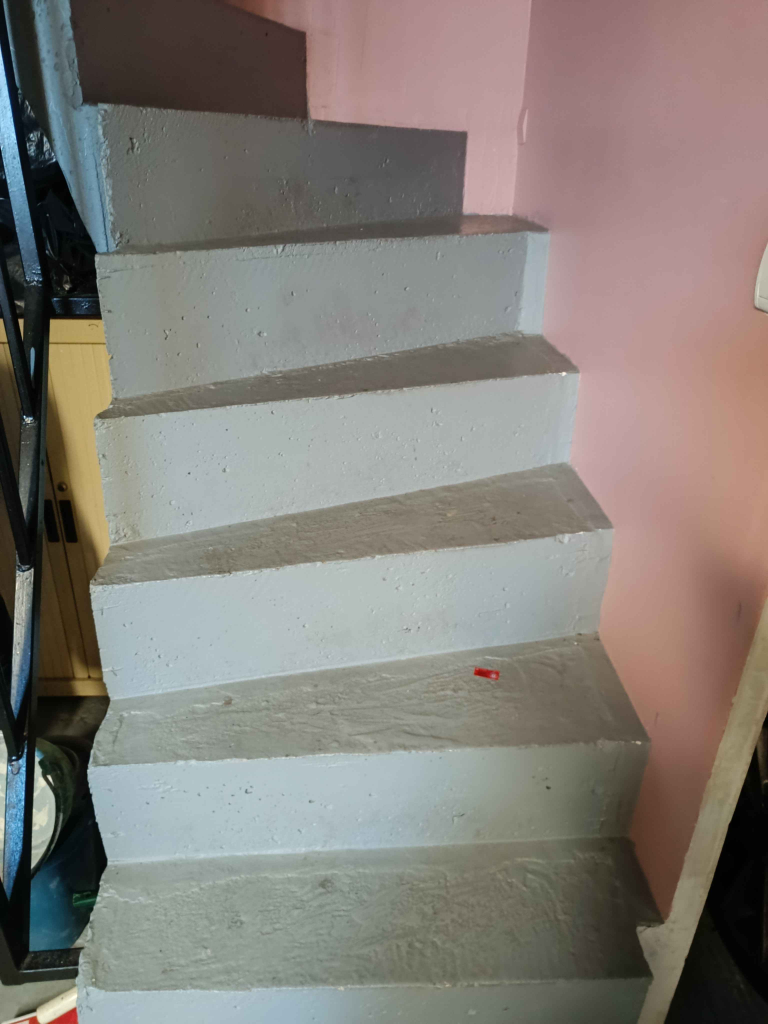
#> input picture Base_Validation/18.jpg, 3072 x 4096 px, found by its file name (shown at 1/4 size)
$ python maofangpi.py
#> lines starting #> are read from the running program, lines starting #| are printed output that depends on the picture; after the words box and inside, x2 and y2 are one past the last pixel; in counts of white or black regions, pixels touching at a corner belong together
import numpy as np
import matplotlib.image as mplimg
import matplotlib.pyplot as plt
import cv2
import json
import math


def image_gray(image_path):
    """
    Convertit une image couleur en niveaux de gris en utilisant la formule de luminance.
    """
#> called with image_path = 'Base_Validation\\18.jpg'
    img = mplimg.imread(image_path)
#> img is the input picture: shape (4096, 3072, 3); mean R, G, B 132.3, 126.9, 120.9

    if img.dtype == np.float32 or img.dtype == np.float64:
        img = (img * 255).astype(np.uint8)

    gray_image = np.dot(img[..., :3], [0.299, 0.587, 0.114])
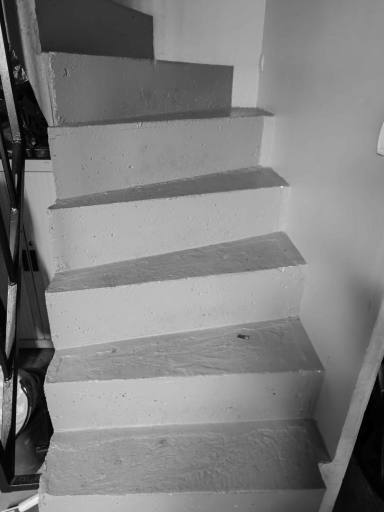
#> gray_image: shape (4096, 3072) float64 (shown at 1/8 size); min 0, max 253.7, mean 127.8

    return gray_image.astype(np.uint8)


def algo_otsu(image_path):
    """
    Applique l'algorithme de seuillage d'Otsu sur une image en niveaux de gris.
    """
    img = image_gray(image_path)

    hist, bins = np.histogram(img.flatten(), bins=256, range=[0, 256])
#> hist = 256 values, max 309824 at index 145, min 0 at index 254, mean 49152; bins = 257 values from 0 to 256
    total_pixels = img.size
    prob = hist / total_pixels
#> prob = 256 values, max 0.0246 at index 145, min 0 at index 254, mean 0.00391

    cumulative_sum = np.cumsum(prob)
#> cumulative_sum = 256 values from 0.000956 to 1
    cumulative_mean = np.cumsum(prob * np.arange(256))
#> cumulative_mean = 256 values from 0 to 127.3
    global_mean = cumulative_mean[-1]
#> global_mean = 127.3

    max_variance = 0
    optimal_threshold = 0

    for t in range(1, 256):
        weight_bg = cumulative_sum[t]
        weight_fg = 1 - weight_bg
        mean_bg = cumulative_mean[t] / weight_bg if weight_bg != 0 else 0
        mean_fg = (cumulative_mean[-1] - cumulative_mean[t]) / weight_fg if weight_fg != 0 else 0
        variance_inter_class = weight_bg * weight_fg * (mean_bg - mean_fg) ** 2

        if variance_inter_class > max_variance:
            max_variance = variance_inter_class
            optimal_threshold = t
#> this loop made 255 passes
#> (weight_bg, weight_fg, mean_bg, mean_fg, variance_inter_class, max_variance) on passes 1 to 8: (0.001, 0.999, 0.0451, 127.5, 16.25, 16.25), (0.00115, 0.999, 0.294, 127.5, 18.55, 18.55), (0.00878, 0.991, 2.65, 128.4, 137.8, 137.8), (0.00898, 0.991, 2.68, 128.5, 140.8, 140.8), (0.0105, 0.989, 3.02, 128.7, 164.4, 164.4), (0.0168, 0.983, 4.13, 129.4, 258.9, 258.9), (0.0211, 0.979, 4.72, 130, 324.1, 324.1), (0.0223, 0.978, 4.9, 130.1, 342.2, 342.2)
#> after the loop, max_variance = 1673.6; optimal_threshold = 106

    binary_image = img > optimal_threshold
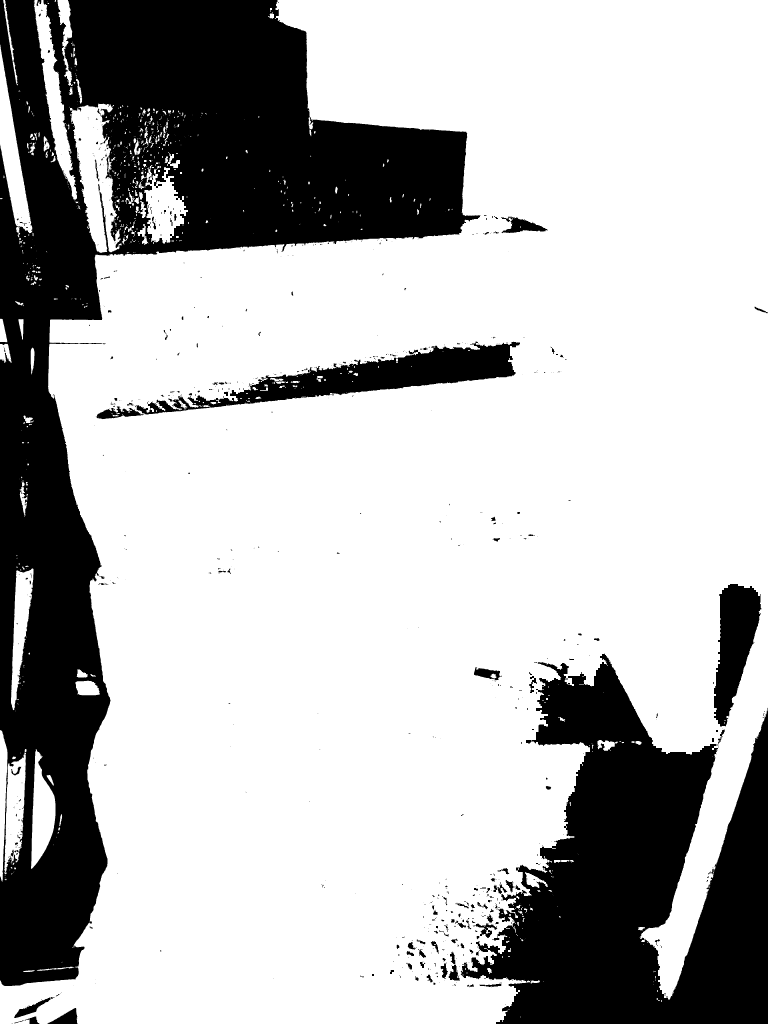
#> binary_image: shape (4096, 3072) bool (shown at 1/4 size); 72.5% white; 748 black regions (496 under 20 px), largest, box (x1, y1, x2, y2) and area: (0, 0, 1922, 3944) 2187998, (1843, 2614, 3072, 4096) 1019957, (539, 1366, 2080, 1658) 134505
    binary_image = binary_image.astype(np.uint8) * 255  # Pour affichage OpenCV

    return binary_image, img  # On retourne aussi l'image en niveaux de gris


def draw_hough_lines(img, lines, color=(0, 0, 255), thickness=2):
    """
        Dessine les segments de lignes détectés par HoughLinesP sur l'image.

        Paramètres :
            img (ndarray) : Image d'origine, en niveaux de gris ou en couleur.
            lignes (ndarray) : Résultat retourné par HoughLinesP.
            couleur (tuple) : Couleur des lignes tracées (par défaut : rouge en BGR).
            epaisseur (int) : Épaisseur des lignes (par défaut : 2).

        Retour :
            img_avec_lignes (ndarray) : Copie de l'image avec les lignes tracées.
    """

    img_with_lines = img.copy()

    if lines is not None:
        for line in lines:
            x1, y1, x2, y2 = line[0]
            cv2.line(img_with_lines, (x1, y1), (x2, y2), color, thickness)

    return img_with_lines


def getDegree(x1, y1, x2, y2):
    dy = y2 - y1
    dx = x2 - x1

    angle_rad = math.atan(dy/dx)

    angle_deg = math.degrees(angle_rad)


    return angle_deg

def get_angle(x1, y1, x2, y2):
    angle_rad = math.atan2(y2 - y1, x2 - x1)
    angle_deg = math.degrees(angle_rad)
    if angle_deg < 0:
        angle_deg += 360
    return angle_deg

def merge_similar_lines(lines, angle_threshold=5, distance_threshold=20):
    merged = []
    mergedLines=[]

    for line in lines:
        x1, y1, x2, y2 = line[0]
        angle = get_angle(x1, y1, x2, y2)
        center_x = (x1 + x2) / 2
        center_y = (y1 + y2) / 2

        matched = False
        for group in merged:
            g_angle, g_cx, g_cy, group_lines = group

            if abs(angle - g_angle) < angle_threshold and \
               math.hypot(center_x - g_cx, center_y - g_cy) < distance_threshold:
                group_lines.append((x1, y1, x2, y2))

                group[0] = (g_angle + angle) / 2
                group[1] = (g_cx + center_x) / 2
                group[2] = (g_cy + center_y) / 2
                matched = True
                break

        if not matched:
            merged.append([angle, center_x, center_y, [(x1, y1, x2, y2)]])
            mergedLines.append(line)

    return mergedLines

def sort_lines_by_y1(lines):
    return sorted(lines, key=lambda line: line[0][1])

def getLinesP(img,width):
    houghLines = cv2.HoughLinesP(img,
                        rho=1,                      # la précision en distance, en pixels
                        theta=np.pi/180,    # la précision angulaire, détecter une fois tous les °
                        threshold=75,         # au moins les points existent
                        minLineLength=width/6,
                        maxLineGap=20)
    lines=merge_similar_lines(houghLines)
    total=0
    nb=0
    for line in lines:
        x1, y1, x2, y2 = line[0]
        degree=getDegree(x1,y1,x2,y2)
        if abs(degree)<=75:
            total=total+degree
            nb=nb+1
    if nb == 0:
        return []
    ave = total / nb
    ave=total/nb
    ave=total/nb


    linesP=[]

    for line in lines:
        x1, y1, x2, y2 = line[0]
        degree=getDegree(x1,y1,x2,y2)
        if abs(degree-ave)<=20:
            linesP.append(line)

    linesP=sort_lines_by_y1(linesP)

    return linesP


def get_corners_from_lines(lines):
    """
    通过线段端点直接定位四个角点
    :param lines: 线段列表，格式为 [np.array([[x1,y1,x2,y2]]), ...]
    :return: 四个角点坐标 (top_left, top_right, bottom_left, bottom_right)
    """
    # 将所有端点展平为点列表
    all_points = []
    for line in lines:
        x1, y1, x2, y2 = line[0]
        all_points.extend([(x1, y1), (x2, y2)])

    # 去重处理
    unique_points = list(set(all_points))

    # 定义角落评分规则
    def score_lt(p): return p[0] + p[1]     # 左上角评分 (x+y 最小)
    def score_rt(p): return p[0] - p[1]     # 右上角评分 (x-y 最大)
    def score_lb(p): return p[0] - p[1]     # 左下角评分 (x-y 最小)
    def score_rb(p): return p[0] + p[1]     # 右下角评分 (x+y 最大)

    # 找到最符合每个角落特征的点
    top_left     = min(unique_points, key=lambda p: score_lt(p))
    top_right    = max(unique_points, key=lambda p: score_rt(p))
    bottom_left  = min(unique_points, key=lambda p: score_lb(p))
    bottom_right = max(unique_points, key=lambda p: score_rb(p))

    return top_left, top_right, bottom_left, bottom_right


# === Main ===
image_path = "Base_Validation\\18.jpg"

# 1. Otsu + récupération image niveaux de gris
binary_image, gray_img = algo_otsu(image_path)
equalized = cv2.equalizeHist(gray_img)
# 2. Appliquer flou gaussien et Canny
gaussien = cv2.GaussianBlur(gray_img, (7, 7), 0)
contour = cv2.Canny(equalized, 100, 180)
#> contour: shape (4096, 3072); 0.79% white in thin lines or dots

noyau= np.ones((3, 3), np.uint8)
dilated_contour = cv2.dilate(contour,noyau, iterations=4)
#> dilated_contour: shape (4096, 3072); 6.7% white; 720 white regions, largest, box (x1, y1, x2, y2) and area: (0, 1862, 2458, 4096) 120731, (186, 437, 2327, 1738) 89984, (0, 2917, 110, 3532) 36270
closed_contour = cv2.erode(dilated_contour, noyau, iterations=3)
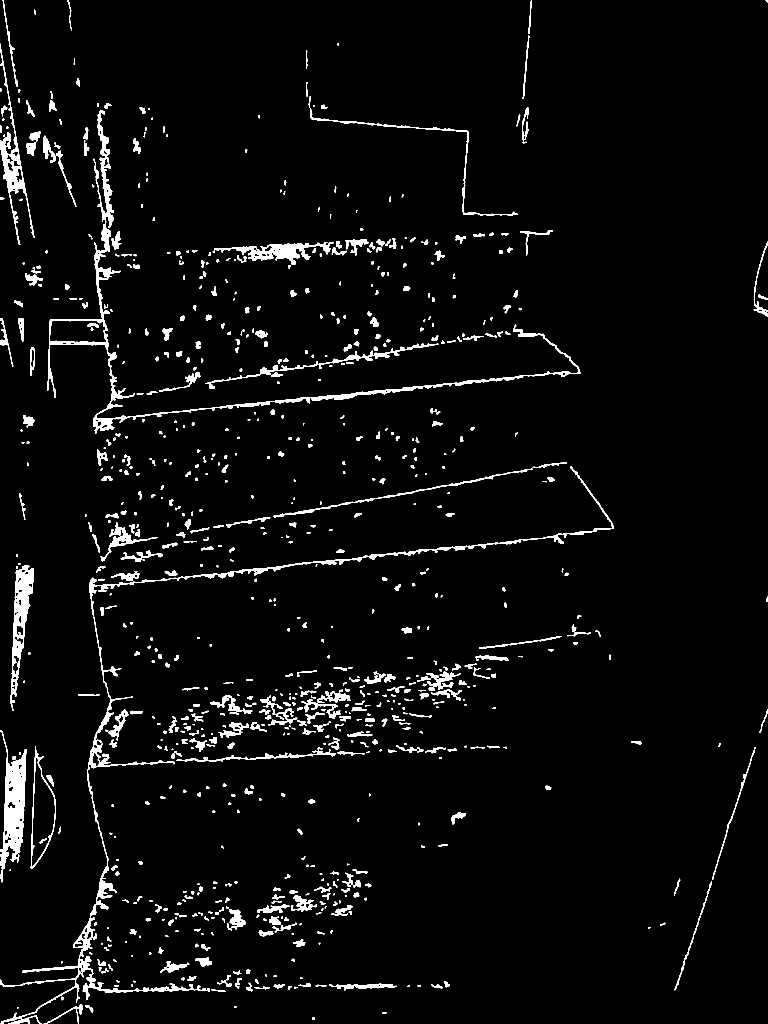
#> closed_contour: shape (4096, 3072) (shown at 1/4 size); 3.2% white; 843 white regions (2 under 20 px), largest, box (x1, y1, x2, y2) and area: (0, 1865, 2455, 4096) 51584, (189, 440, 2324, 1735) 47960, (0, 2920, 107, 3529) 27966

# 3. Redimensionner et afficher avec OpenCV
resized_contour = cv2.resize(equalized, (600, 600))
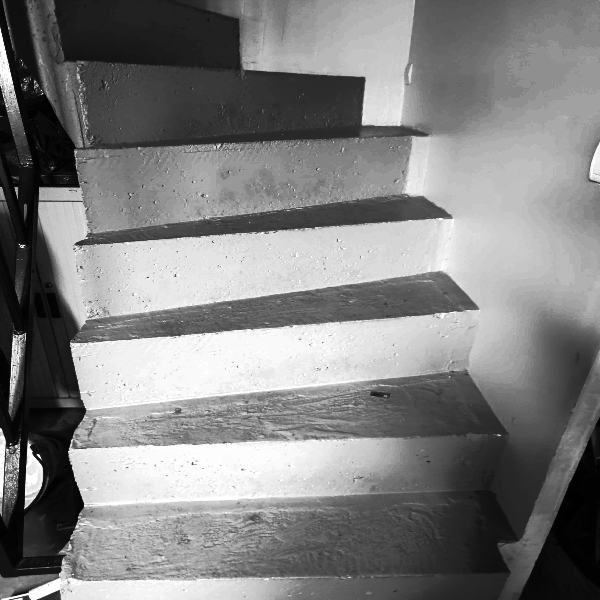
#> resized_contour: shape (600, 600); min 0, max 255, mean 128.6
cv2.imshow("Contours closed",resized_contour)

# 4.
width = contour.shape[1]

lines = getLinesP(closed_contour, width)
#> in getLinesP, `houghLines = cv2.HoughLinesP(img, rho=1,`: houghLines = 27 rows, first 6: [881, 1633, 2089, 1506], [375, 1682, 1343, 1580], [881, 1631, 2266, 1486], [665, 1652, 1586, 1556], [2707, 3950, 2911, 3320], [915, 1631, 1768, 1541]
#> the loop in merge_similar_lines, `for line in lines:` made 27 passes
#> line on passes 10 to 17: [[44, 2818, 73, 2282]], [[1095, 2065, 1934, 1917]], [[43, 2814, 71, 2282]], [[1432, 2231, 2181, 2152]], [[1441, 2229, 2231, 2146]], [[406, 2346, 971, 2286]], [[0, 190, 133, 944]], [[868, 2108, 1392, 2016]]
#> the loop in getLinesP, `for line in lines:` made 22 passes

"""
lines = cv2.HoughLinesP(dilated_contour,
                        rho=1,                      # la précision en distance, en pixels
                        theta=np.pi/180,    # la précision angulaire, détecter une fois tous les °
                        threshold=75,         # au moins les points existent
                        minLineLength=width/6,
                        maxLineGap=20)
"""

original_img = cv2.imread(image_path)
imgLine = draw_hough_lines(original_img, lines)
#> the loop in draw_hough_lines, `for line in lines:` made 19 passes
#> line on passes 1 to 8: [[1235, 1466, 1926, 1345]], [[1171, 1476, 1918, 1345]], [[1130, 1483, 1720, 1379]], [[1114, 1611, 1768, 1543]], [[881, 1631, 2266, 1486]], [[915, 1631, 1768, 1541]], [[881, 1632, 2144, 1499]], [[881, 1633, 2089, 1506]]


print("Lines found:", lines)
#> (printed output is left out)
if lines is not None:
    top_left, top_right, bottom_left, bottom_right = get_corners_from_lines(lines)
#> the loop in get_corners_from_lines, `for line in lines:` made 19 passes

    print("Top Left:", top_left)
#| Top Left: (375, 1682)
    print("Top Right:", top_right)
#| Top Right: (2266, 1486)
    print("Bottom Left:", bottom_left)
#| Bottom Left: (406, 2346)
    print("Bottom Right:", bottom_right)
#| Bottom Right: (2231, 2146)
    for point in [top_left, top_right, bottom_left, bottom_right]:
        cv2.circle(imgLine, point, radius=20, color=(255, 0, 0), thickness=-1)
#> this loop made 4 passes
#> point on passes 1 to 4: (375, 1682), (2266, 1486), (406, 2346), (2231, 2146)

else:
    print("No lines detected.")


cv2.imshow("Lines", cv2.resize(imgLine, (600, 600)))
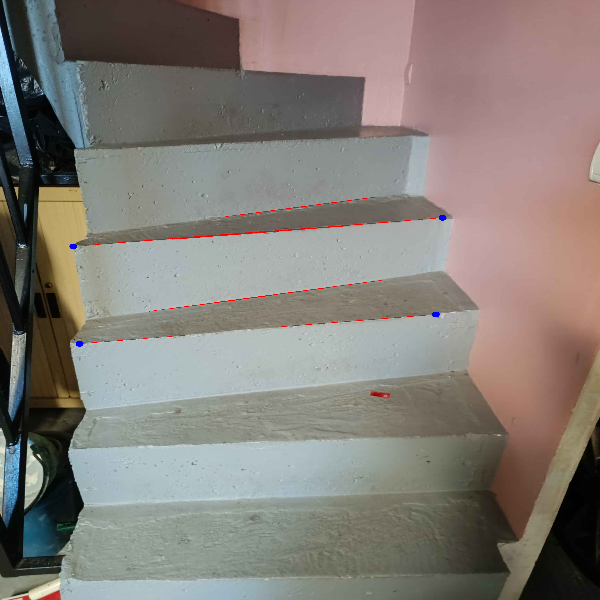
#> window 'Lines': shape (600, 600, 3); mean B, G, R 120.6, 126.5, 132.4


# 5. Afficher image binaire Otsu avec matplotlib

plt.imshow(binary_image, cmap='gray')
plt.title("Image binarisée - Otsu")
plt.axis('off')
plt.show()


# 5. Sauvegardes
#plt.imsave("binary_image.jpg", binary_image, cmap='gray')
#cv2.imwrite("contours_canny_.jpg", contour)

cv2.waitKey(0)
cv2.destroyAllWindows()
